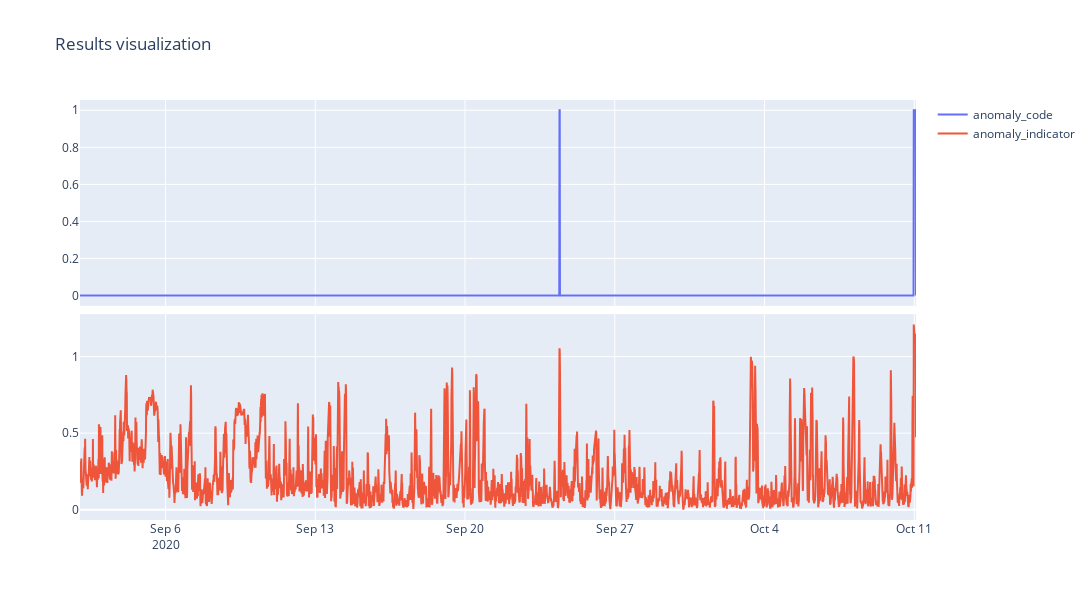

Write notebook code for a chart like this one.
### Markdown cell above
## 3.1 Visual

### Code cell
results = detection_build_system_model_table.copy()
fig = splt.make_subplots(rows=2, cols=1, shared_xaxes=True, vertical_spacing=0.02)
fig.add_trace(go.Scatter(x=results['timestamp'], y=results['anomaly_code'], name='anomaly_code'), row=1, col=1)
fig.add_trace(go.Scatter(x=results['timestamp'], y=results['anomaly_indicator'], name='anomaly_indicator'), row=2, col=1)
fig.add_hline(x0=results['timestamp'].min(),x1=results['timestamp'].max(),y=1, line_color="orange", row=2, col=1)
fig.update_layout(height=600, width=1200, title_text="Results visualization")
fig.show()

### Figure 1 — Plotly figure (JSON) as saved in the notebook; plotly's stock layout.template omitted (floating-point values rounded to 4 significant figures; data arrays with more than 128 entries replaced by an {"elided": "..."} marker saying what was removed)
{"data": [{"name": "anomaly_code", "type": "scatter", "x": {"elided": "3753 str values"}, "xaxis": "x", "y": {"elided": "3753 int values"}, "yaxis": "y"}, {"name": "anomaly_indicator", "type": "scatter", "x": {"elided": "3753 str values"}, "xaxis": "x2", "y": {"elided": "3753 float values"}, "yaxis": "y2"}], "layout": {"height": 600, "shapes": [{"line": {"color": "orange"}, "type": "line", "x0": "2020-09-02T00:00:00.000Z", "x1": "2020-10-11T02:00:00.000Z", "xref": "x2 domain", "y0": 1, "y1": 1, "yref": "y2"}], "title": {"text": "Results visualization"}, "width": 1200, "xaxis": {"anchor": "y", "autorange": true, "domain": [0, 1], "matches": "x2", "range": ["2020-09-02", "2020-10-11 02:00"], "showticklabels": false, "type": "date"}, "xaxis2": {"anchor": "y2", "autorange": true, "domain": [0, 1], "range": ["2020-09-02", "2020-10-11 02:00"], "type": "date"}, "yaxis": {"anchor": "x", "autorange": true, "domain": [0.51, 1], "range": [-0.05556, 1.056], "type": "linear"}, "yaxis2": {"anchor": "x2", "autorange": true, "domain": [0, 0.49], "range": [-0.06721, 1.277], "type": "linear"}}}
